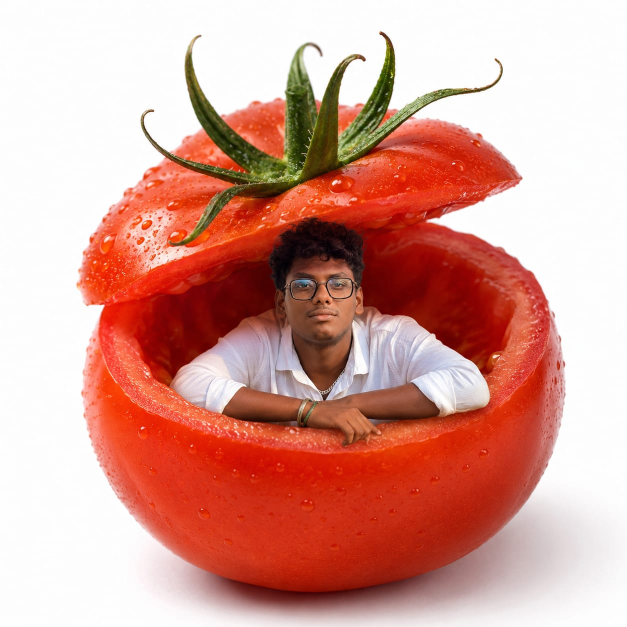
#> input picture backend/training/pillar5/testing/AI_img1.jpeg, 1254 x 1254 px (shown at 1/2 size); its folder holds only this picture in this run
$ python pillar_5_interactive.py --image testing/AI_img1.jpeg
#> lines starting #> are read from the running program, lines starting #| are printed output that depends on the picture
import cv2
import numpy as np
import matplotlib.pyplot as plt
import pandas as pd
import json
import math
import os
import argparse

def calculate_intersection(line1, line2):
    x1, y1, x2, y2 = line1
    x3, y3, x4, y4 = line2
    denom = (x1 - x2) * (y3 - y4) - (y1 - y2) * (x3 - x4)
    if denom == 0:
        return None
    px = ((x1 * y2 - y1 * x2) * (x3 - x4) - (x1 - x2) * (x3 * y4 - y3 * x4)) / denom
    py = ((x1 * y2 - y1 * x2) * (y3 - y4) - (y1 - y2) * (x3 * y4 - y3 * x4)) / denom
    return (px, py)

# Global variables for drawing
drawing = False
ix, iy = -1, -1
user_lines = []
img_copy = None

def draw_line(event, x, y, flags, param):
    global ix, iy, drawing, img_copy, user_lines
    if event == cv2.EVENT_LBUTTONDOWN:
        drawing = True
        ix, iy = x, y
    elif event == cv2.EVENT_LBUTTONUP:
        drawing = False
        cv2.line(img_copy, (ix, iy), (x, y), (0, 255, 255), 2)
        cv2.imshow('Draw Shadows', img_copy)
        user_lines.append([ix, iy, x, y])

def analyze_interactive(image_path, output_dir="."):
#> called with image_path = 'testing/AI_img1.jpeg', output_dir = '.'
    global img_copy, user_lines
    os.makedirs(output_dir, exist_ok=True)

    img = cv2.imread(image_path)
#> img is the input picture: shape (1254, 1254, 3); mean B, G, R 147.8, 158.6, 215
    if img is None:
        raise ValueError(f"Could not load image at {image_path}")

    vis_img = cv2.cvtColor(img, cv2.COLOR_BGR2RGB)

    # Scale down for viewing if it's too big for the screen
    screen_height = 800
    scale = 1.0
    if img.shape[0] > screen_height:
        scale = screen_height / img.shape[0]
#> scale = 0.638
        img = cv2.resize(img, (int(img.shape[1] * scale), int(img.shape[0] * scale)))
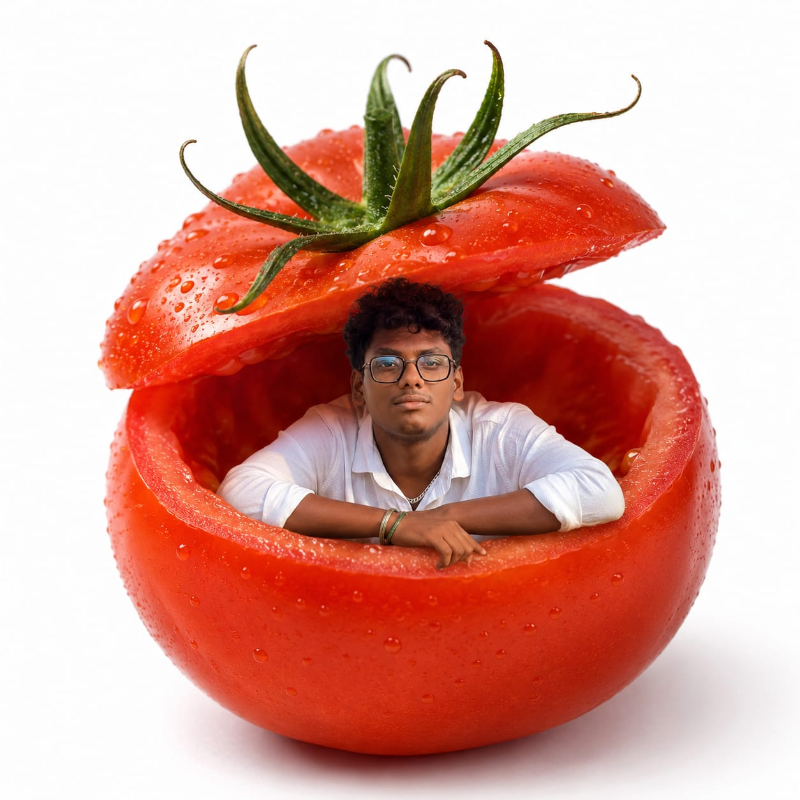
#> img: shape (800, 800, 3); mean B, G, R 147.7, 158.5, 214.9

    img_copy = img.copy()

    print("--------------------------------------------------")
    print("INTERACTIVE MODE:")
    print("1. Click and drag to draw lines along the TRUE cast shadows in the image.")
    print("2. Draw at least 2 lines.")
    print("3. Press ENTER when you are done.")
    print("--------------------------------------------------")

    cv2.namedWindow('Draw Shadows')
    cv2.setMouseCallback('Draw Shadows', draw_line)
    cv2.imshow('Draw Shadows', img_copy)

    # Wait for enter key
    while True:
        k = cv2.waitKey(1) & 0xFF
#> (key Esc is pressed here)
        if k == 13: # Enter key
            break

    cv2.destroyAllWindows()

    if len(user_lines) < 2:
        print("You must draw at least 2 lines! Exiting.")
        return

    # Rescale lines back to original image size
    lines = []
    for line in user_lines:
        lines.append([int(coord / scale) for coord in line])

    line_data = []
    for i, line in enumerate(lines):
        x1, y1, x2, y2 = line
        m = float('inf') if x2 - x1 == 0 else (y2 - y1) / (x2 - x1)
        line_data.append({'id': i, 'line': line, 'm': m})

    intersections = []
    intersection_data = []

    for i in range(len(line_data)):
        for j in range(i + 1, len(line_data)):
            l1 = line_data[i]
            l2 = line_data[j]
            pt = calculate_intersection(l1['line'], l2['line'])
            if pt is not None:
                intersections.append(pt)
                intersection_data.append({
                    'Line Pair ID': f"{l1['id']}-{l2['id']}",
                    'Slope m1': round(l1['m'], 4) if not math.isinf(l1['m']) else 'inf',
                    'Slope m2': round(l2['m'], 4) if not math.isinf(l2['m']) else 'inf',
                    'Intersection (X, Y)': (round(pt[0], 2), round(pt[1], 2))
                })

    if not intersections:
        print("No intersections found among lines.")
        return

    centroid_x = np.median([pt[0] for pt in intersections])
    centroid_y = np.median([pt[1] for pt in intersections])

    distances = []
    for d in intersection_data:
        pt = d['Intersection (X, Y)']
        dist = math.sqrt((pt[0] - centroid_x)**2 + (pt[1] - centroid_y)**2)
        d['Distance from Centroid (px)'] = round(dist, 2)
        distances.append(dist)

    # With manual lines, variance should be very low if authentic
    variance_metric = np.mean(distances) if distances else 0.0

    threshold = 45.0
    if variance_metric < threshold:
        verdict = "AUTHENTIC PHYSICS"
    else:
        verdict = "PHYSICS ANOMALY (AI GENERATED)"

    # Generate Artifacts
    df = pd.DataFrame(intersection_data)
    df.to_csv(os.path.join(output_dir, "pillar_5_interactive_table.csv"), index=False)

    telemetry = {
        "pillar": "Pillar 5 - Interactive Physics",
        "vectors_analyzed": len(lines),
        "geometric_variance_score": round(float(variance_metric), 3),
        "estimated_vanishing_point": [round(float(centroid_x), 2), round(float(centroid_y), 2)],
        "verdict": verdict
    }
    with open(os.path.join(output_dir, "pillar_5_interactive_telemetry.json"), 'w') as f:
        json.dump(telemetry, f, indent=4)

    fig, ax = plt.subplots(figsize=(10, 8))
    ax.imshow(vis_img)

    for l_data in line_data:
        x1, y1, x2, y2 = l_data['line']
        ax.plot([x1, x2], [y1, y2], color='cyan', linewidth=3)
        mid_x, mid_y = (x1 + x2) / 2, (y1 + y2) / 2
        ext = max(vis_img.shape[0], vis_img.shape[1]) * 2
        if math.isinf(l_data['m']):
            ray_x1, ray_y1 = mid_x, mid_y - ext
            ray_x2, ray_y2 = mid_x, mid_y + ext
        else:
            angle = math.atan(l_data['m'])
            ray_x1 = mid_x - ext * math.cos(angle)
            ray_y1 = mid_y - ext * math.sin(angle)
            ray_x2 = mid_x + ext * math.cos(angle)
            ray_y2 = mid_y + ext * math.sin(angle)
        ax.plot([ray_x1, ray_x2], [ray_y1, ray_y2], color='green', linestyle=':', alpha=0.5)

    ax.scatter([centroid_x], [centroid_y], color='red', s=100, zorder=5)

    # Don't restrict the view tightly so we can see the vanishing point
    bounds_x = [0, vis_img.shape[1], centroid_x]
    bounds_y = [0, vis_img.shape[0], centroid_y]
    ax.set_xlim([min(bounds_x) - 100, max(bounds_x) + 100])
    ax.set_ylim([max(bounds_y) + 100, min(bounds_y) - 100])

    textstr = '\n'.join((
        f'Interactive Variance: {variance_metric:.2f} px',
        f'Threshold: {threshold:.2f} px',
        f'Verdict: {verdict}'
    ))
    props = dict(boxstyle='round', facecolor='wheat', alpha=0.8)
    ax.text(0.05, 0.95, textstr, transform=ax.transAxes, fontsize=12, verticalalignment='top', bbox=props)

    ax.set_title("Interactive Shadow Forensics")
    ax.axis('off')

    plot_path = os.path.join(output_dir, "pillar_5_interactive_plot.png")
    plt.tight_layout()
    plt.savefig(plot_path, dpi=300, bbox_inches='tight')
    plt.close()

    print(f"\nAnalysis complete! Verdict: {verdict} (Variance: {variance_metric:.2f} px)")
    print(f"Results saved to {os.path.abspath(output_dir)}")

if __name__ == "__main__":
    parser = argparse.ArgumentParser()
    parser.add_argument("--image", required=True)
    parser.add_argument("--output", default=".")
    args = parser.parse_args()
    analyze_interactive(args.image, args.output)

$ run again, on backend/training/pillar5/testing/Real_img1.JPG
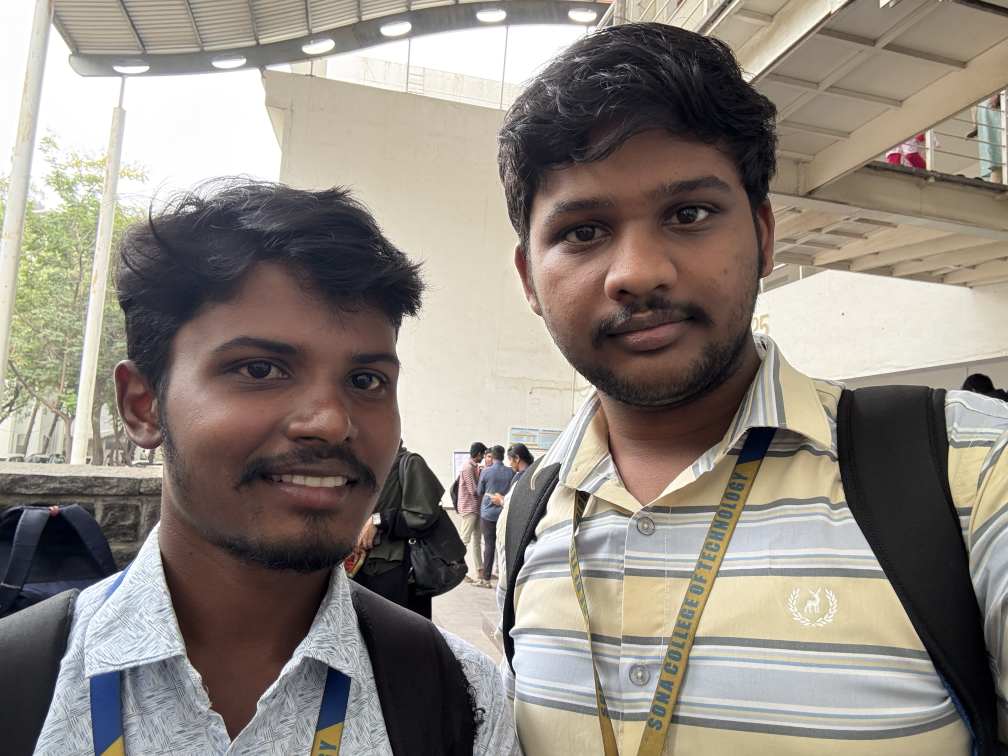
#> input picture backend/training/pillar5/testing/Real_img1.JPG, 4032 x 3024 px (shown at 1/4 size)
#> in analyze_interactive, img is the input picture: shape (3024, 4032, 3); mean B, G, R 126.8, 134.9, 142.7
#> in analyze_interactive, `img = cv2.resize(img, (int(img.shape[1] * scale), int(img.shape[0] * s..`:
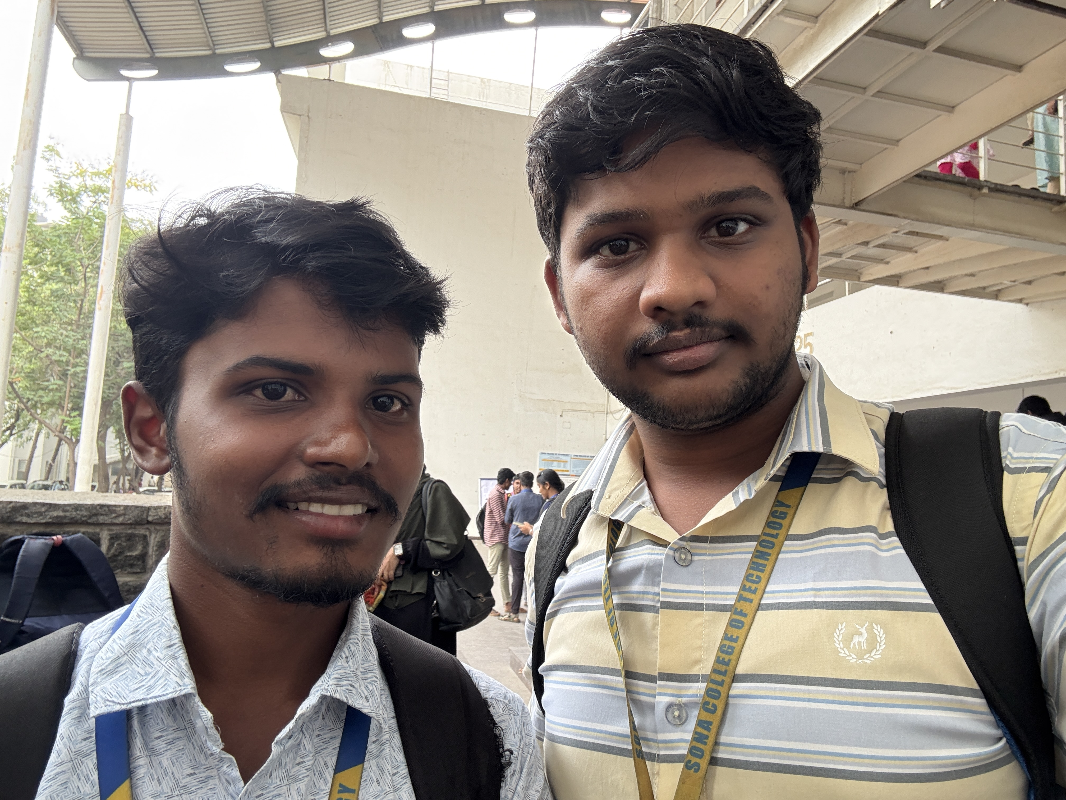
#> img: shape (800, 1066, 3); mean B, G, R 126.7, 134.8, 142.6

$ run again, on backend/training/pillar5/testing/AI_img4.png
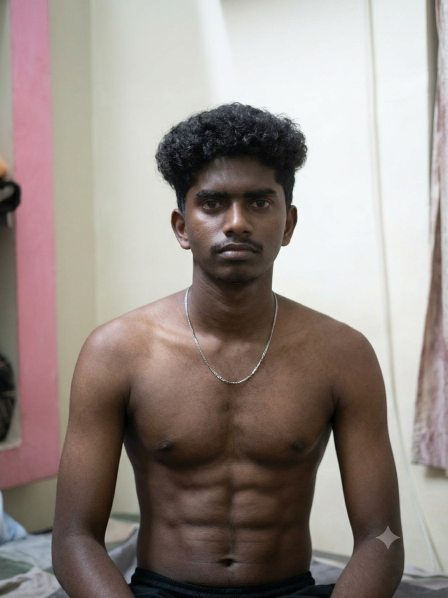
#> input picture backend/training/pillar5/testing/AI_img4.png, 896 x 1195 px (shown at 1/2 size)
#> in analyze_interactive, img is the input picture: shape (1195, 896, 3); mean B, G, R 135.2, 140.7, 151.1
#> in analyze_interactive, `img = cv2.resize(img, (int(img.shape[1] * scale), int(img.shape[0] * s..`:
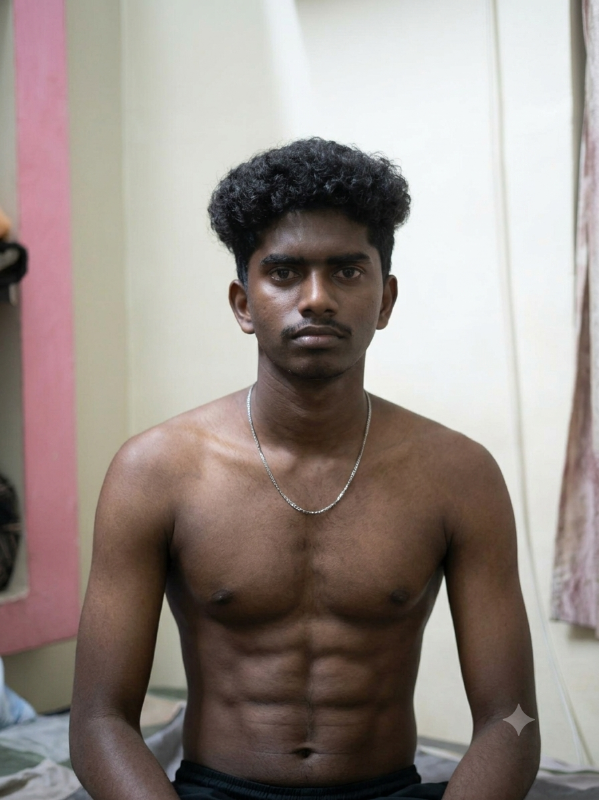
#> img: shape (800, 599, 3); mean B, G, R 135.1, 140.6, 151

$ run again, on backend/training/pillar5/testing/AI_img2.jpeg
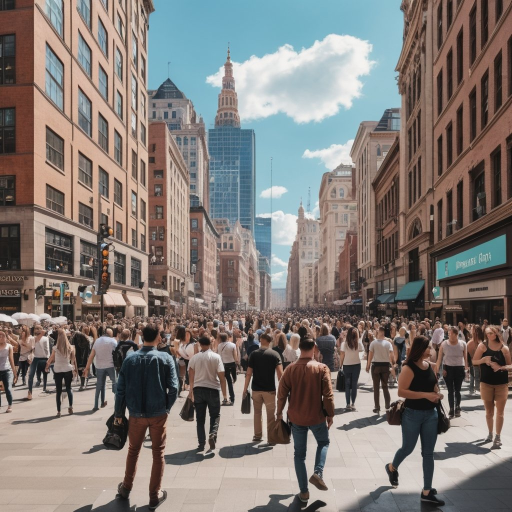
#> input picture backend/training/pillar5/testing/AI_img2.jpeg, 1024 x 1024 px (shown at 1/2 size)
#> in analyze_interactive, img is the input picture: shape (1024, 1024, 3); mean B, G, R 118.4, 122.6, 129.9
#> in analyze_interactive, `img = cv2.resize(img, (int(img.shape[1] * scale), int(img.shape[0] * s..`:
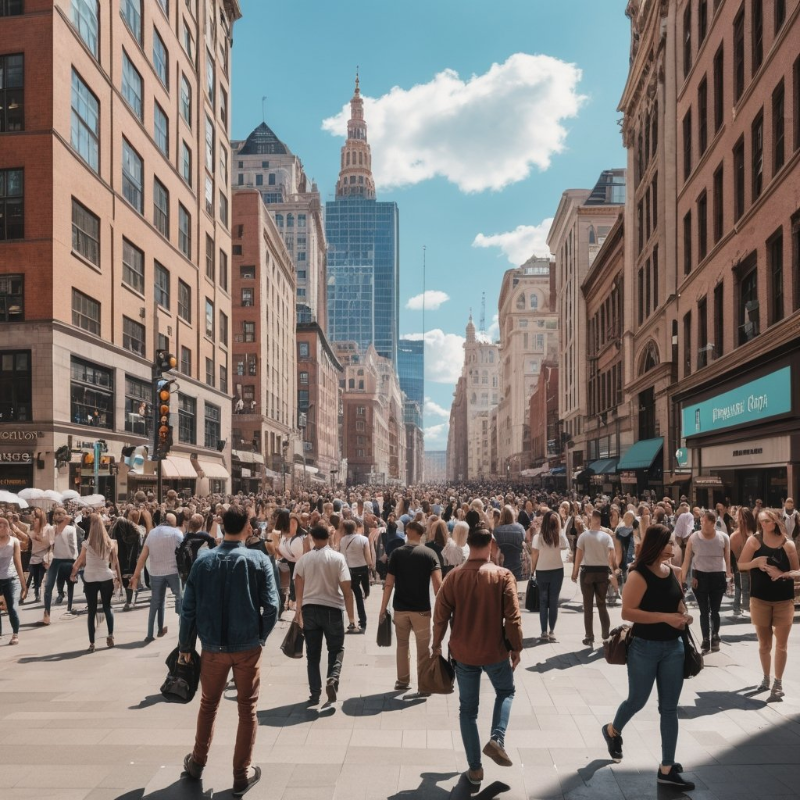
#> img: shape (800, 800, 3); mean B, G, R 118.3, 122.6, 129.8

$ run again, on backend/training/pillar5/testing/AI_img3.png
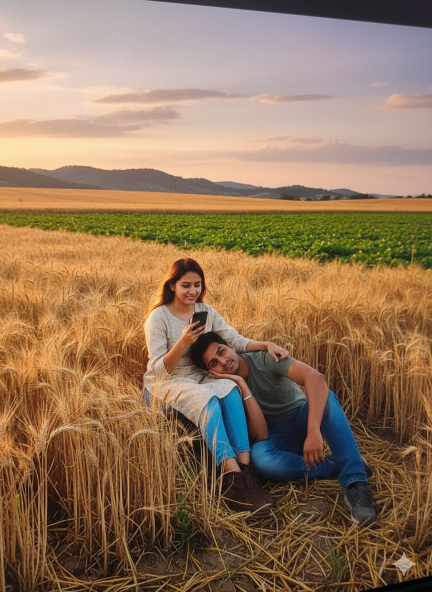
#> input picture backend/training/pillar5/testing/AI_img3.png, 864 x 1184 px (shown at 1/2 size)
#> in analyze_interactive, img is the input picture: shape (1184, 864, 3); mean B, G, R 90.5, 118.1, 147.3
#> in analyze_interactive, `img = cv2.resize(img, (int(img.shape[1] * scale), int(img.shape[0] * s..`:
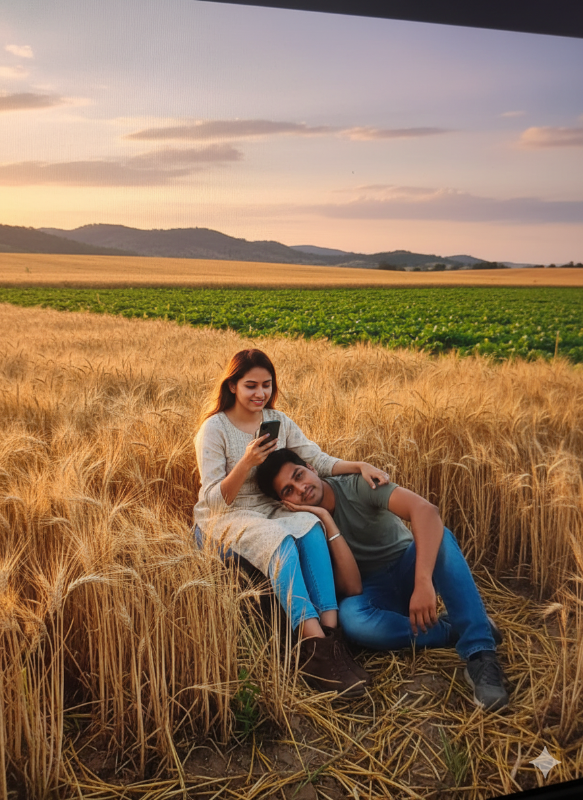
#> img: shape (800, 583, 3); mean B, G, R 90.4, 118, 147.2
